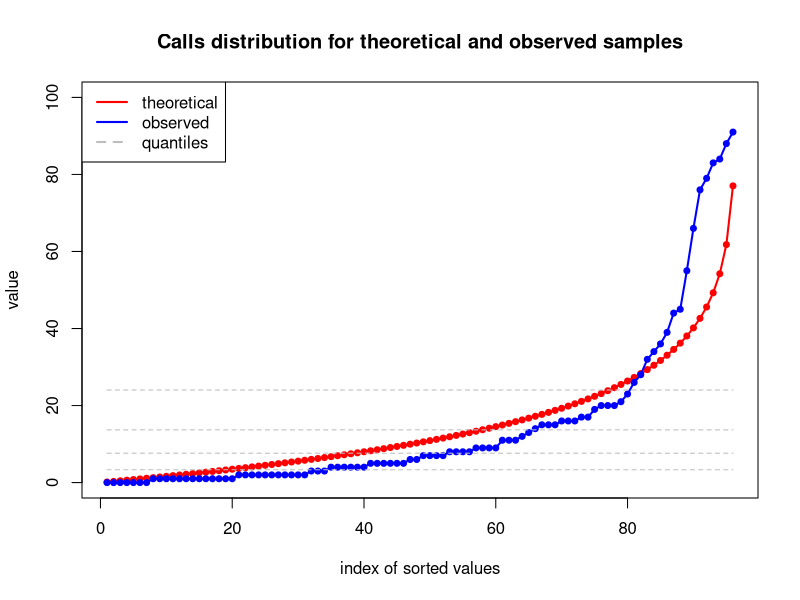

This figure's R source:
# task 2
# время между последовательными звонками в колл-центр за день
calls = c(1, 1, 7, 16, 8, 8, 11, 7, 5, 45, 13, 0, 36, 15, 4, 15, 7, 39, 6, 91, 28, 7, 0, 2,
9, 2, 6, 1, 4, 83, 2, 3, 5, 34, 1, 1, 2, 0, 11, 79, 2, 2, 4, 1, 3, 0, 2, 2, 17, 55, 8,
9, 20, 23, 16, 3, 5, 5, 4, 84, 1, 20, 1, 1, 20, 0, 19, 17, 5, 66, 0, 2, 5, 1, 26,
14, 1, 0, 9, 88, 4, 11, 4, 2, 1, 32, 21, 2, 15, 76, 44, 8, 16, 12, 1, 9)

# проверим, что сумма меньше суток
sum(calls)/60 < 24 # TRUE

#  проверим выборку на соответствие экспоненциальному распределению

# оценка параметра lambda по методу максимального правдоподобия для распределения 
# из экспоненциального семейства (совпадает с оценкой методом моментов)
m = length(calls) / sum(calls)

# возьмем интервалы равномерно, по 5 квантилям, тогда  теоретическое количество 
# элементов, попадающих в каждый из интервалов, будет равно round(96/5) минимум 19,
# что больше 5 (так как 96 не делится нацело на 5, и в остатке получаем 1, 
# то в одном из интервалов будет 20, в остальных по 19)
p = seq(0, 5, 1)/5
q = qexp(p = p, rate = m)

# теоретическое распределение для 96 значений для графика (применим бутстрэп)
r = rep(0, 96)
for (i in 1:10000){
  r = r + sort(rexp(96, rate = m))
} 
r = r / 10000

# проверяем, сколько значений попадет в каждый интервал для теоретического
# и наблюдаемого распределений (график)

plot(sort(r), col='red', lwd = 2, type='o', pch=20,
     main="Calls distribution for theoretical and observed samples", 
     xlab="index of sorted values", ylab="value", ylim = c(0, 100))
points(sort(calls), col='blue', lwd = 2, pch=20)
lines(sort(calls), col='blue', lwd = 2)
legend(x = 'topleft', col = c('red', 'blue', 'grey'), lwd = 2, lty = c(1, 1, 2),
       legend = c('theoretical', 'observed', 'quantiles'))
for (i in 2:5){
  lines(rep(q[i], 96), lty=2, col='grey')
}

# сформируем матрицу значений (таблицу сопряжённости)

A = matrix(data = NA, nrow = 5, ncol = 2, 
           dimnames = list(1:5, c('observed', 'theoretical')))

thres = pexp(q, rate = m) * 96

for (i in 1:5){
  A[i, 2] = thres[i + 1] - thres[i]
  A[i, 1] = sum(q[i] <= calls & calls < q[i + 1])
}

# считаем статистику хи квадрат
ch = 0
for (i in 1:5){
  ch = ch + (A[i, 1] - A[i, 2]) ^ 2 / A[i, 2]
}
ch # 14.9375

# сравниваем статистику с критерием хи-квадрат на уровне значимости alpha = 0.05.
# количество степеней свободы берем равным 3, т.к. значений для сравнения 5, 
# количество оцененных параметров - 1, и по формуле получаем 5-1-1 = 3.
ch < qchisq(0.95, df=3) # FALSE

# таким образом, на уровне значимости alpha = 0.05 мы отвергаем нулевую гипотезу
# о том, что количество поступивших звонков можно смоделировать процессом Пуассона,
# если взять за границы интервалов квантили равномерно.

# попробуем руками установить границы
# сформируем матрицу значений (таблицу сопряжённости)

q_man = c(0, 7, 11, 16, 28, Inf)

# пересчитаем теоретические значения для этих порогов

A_man = matrix(data = NA, nrow = 5, ncol = 2, 
               dimnames = list(1:5, c('observed', 'theoretical')))
thres_man = pexp(q_man, rate = m) * 96

for (i in 1:5){
  A_man[i, 1] = sum(q_man[i] <= calls & calls < q_man[i + 1])
  A_man[i, 2] = thres_man[i + 1] - thres_man[i]
}

# считаем статистику хи квадрат
ch_man = 0
for (i in 1:5){
  ch_man = ch_man + (A_man[i, 1] - A_man[i, 2]) ^ 2 / A_man[i, 2]
}

ch_man # 7.748215
ch_man < qchisq(0.95, df=3) # TRUE

# таким образом, на уровне значимости alpha = 0.05 мы не отвергаем нулевую гипотезу
# о том, что количество поступивших звонков можно смоделировать процессом Пуассона,
# при ручном подборе интервалов  таким образом, чтобы в каждом теоретическом интервале 
# было не менее 5 значений.

